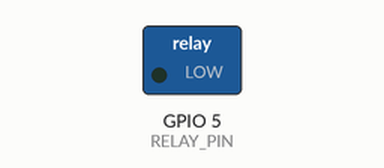
The sketch below on a simulated ESP8266 (NodeMCU). Shown: switched loads named in the sketch (green lamp = pin HIGH). WiFi joins after 1.5 s; servers stay silent unless stated; what the sketch prints to the serial monitor is not drawn.

Above: at 0.1 s.
At 1.6 s:
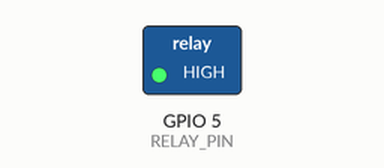
Timing chart, 0 to 3.1 s (numbered marks = the images above):
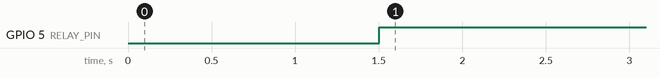

Measured:
- by itself, GPIO 5 (RELAY_PIN): LOW → HIGH at 1.5 s

The sketch:

FirebaseESP8266_RELAY.ino
```cpp
#include <FirebaseArduino.h>
#include <ESP8266WiFi.h>

#define FIREBASE_HOST "gdg-iot-demo-app.firebaseio.com"
#define WIFI_SSID "*"
#define WIFI_PASSWORD "*"

#define RELAY_PIN 5
bool pinState = false;

void setup() {
  Serial.begin(115200);

  // connect to wifi.
  WiFi.begin(WIFI_SSID, WIFI_PASSWORD);
  Serial.print("connecting");
  while (WiFi.status() != WL_CONNECTED) {
    Serial.print(".");
    delay(500);
  }
  Serial.println();
  Serial.print("connected: ");
  Serial.println(WiFi.localIP());

  Firebase.begin(FIREBASE_HOST);
  Firebase.stream("/switch/" + WiFi.macAddress());

  pinMode(RELAY_PIN, OUTPUT);
}


void loop() {
  if (Firebase.failed()) {
    Serial.println("streaming error");
    Serial.println(Firebase.error());
  }

  if (Firebase.available()) {
    FirebaseObject event = Firebase.readEvent();
    String eventType = event.getString("type");
    eventType.toLowerCase();

    Serial.print("event: ");
    Serial.println(eventType);
    if (eventType == "put") {
      pinState = event.getBool("data");

      Serial.print("path: ");
      Serial.print(event.getString("path"));
      Serial.print(", data: ");
      Serial.println(pinState);
    }
  }

  digitalWrite(RELAY_PIN, !pinState);
}
```
